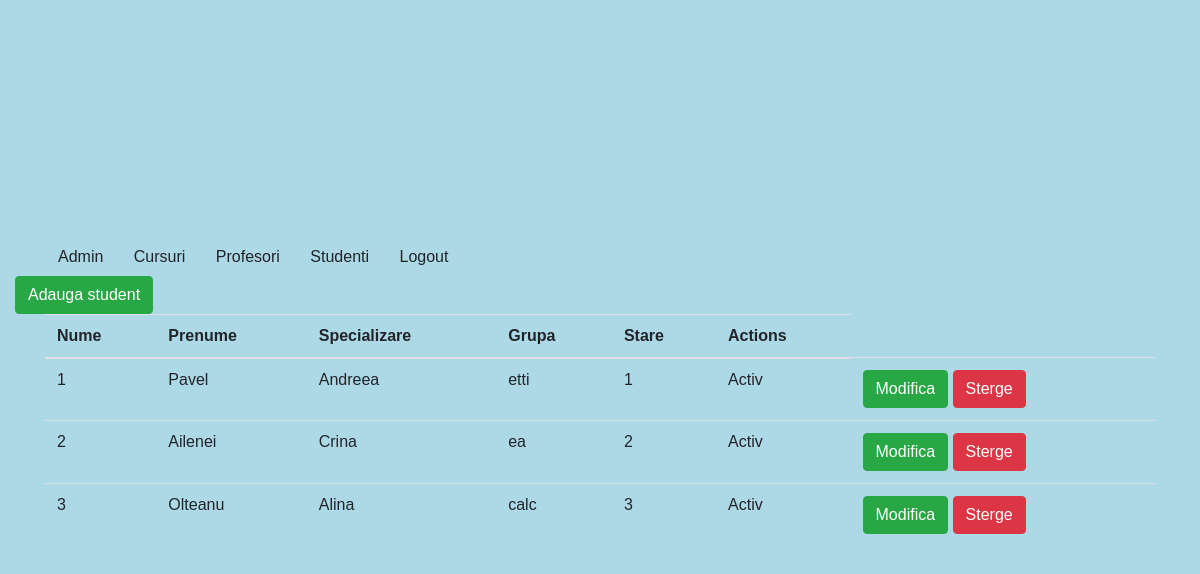
Before: /studenti/ (signed in) with the older database file.
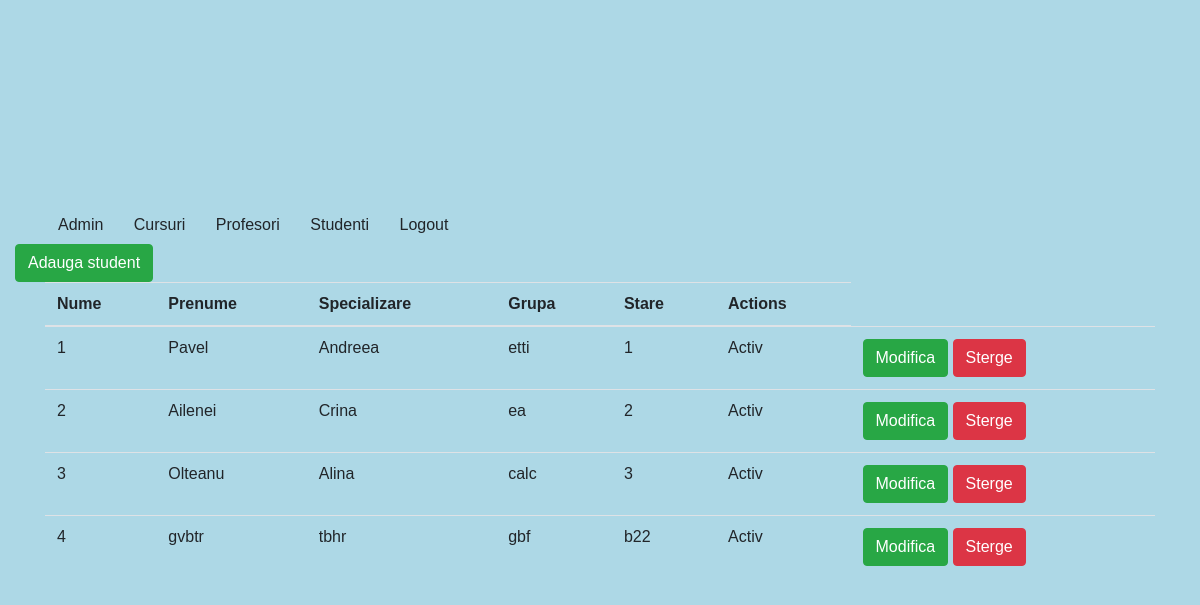
After: the same page with the newer database file.
### aplicatie3/models.py (models this page shows, shortened)
class Studenti(models.Model):
    nume = models.CharField(max_length=50)
    prenume = models.CharField(max_length=50)
    specializare = models.CharField(max_length=50)
    grupa = models.CharField(max_length=10)
    activ = models.BooleanField(default=True)

### aplicatie3/views.py (the view)
# urls.py: path('', views.StudentiView.as_view(), name='lista_studenti'),
class StudentiView(LoginRequiredMixin, ListView):
    model = Studenti
    template_name = 'aplicatie3/studenti_index.html'

### templates/aplicatie3/studenti_index.html (shortened to what this page needs)
{% extends 'base.html' %}
{% block content %}
<a href="{% url 'studenti:adauga' %}" class="btn btn-success">Adauga student</a>
<head>
</head>
<div class="container">
    <table class="table">
        <thead>
            <tr>
                <th>Nume</th>
                <th>Prenume</th>
                <th>Specializare</th>
                <th>Grupa</th>
                <th>Stare</th>
                <th>Actions</th>
            </tr>
        </thead>
        <tbody>
            {% for item in studenti_list %}
                <tr>
                        <td>{{ forloop.counter }}</td>
                        <td>{{item.nume }}</td>
                        <td>{{ item.prenume }}</td>
                        <td>{{ item.specializare }}</td>
                        <td>{{ item.grupa }}</td>
                  <td>{% if item.activ == 1 %}
                    <span>Activ</span>
                    {% else %}
                    <span>Inactiv</span>
                    {% endif %}
                    </td>
                    <td>
<a href="{% url 'studenti:update' item.id %}" class="btn btn-success">Modifica</a>
                         {% if item.activ == 1 %}
                        <a href="{% url 'studenti:sterge' item.id %}" class="btn btn-danger">Sterge</a>
                    {% else %}
                        <a href="{% url 'studenti:activeaza' item.id %}" class="btn btn-info">Activeaza</a>
                    {% endif %}
                </td>
                </tr>
            {% endfor %}
        </tbody>
    </table>
    </div>
{% endblock %}

Changed rows visible on the page:
added Studenti: nume "gvbtr", prenume "tbhr", specializare "gbf", grupa "b22", activ "Activ"
